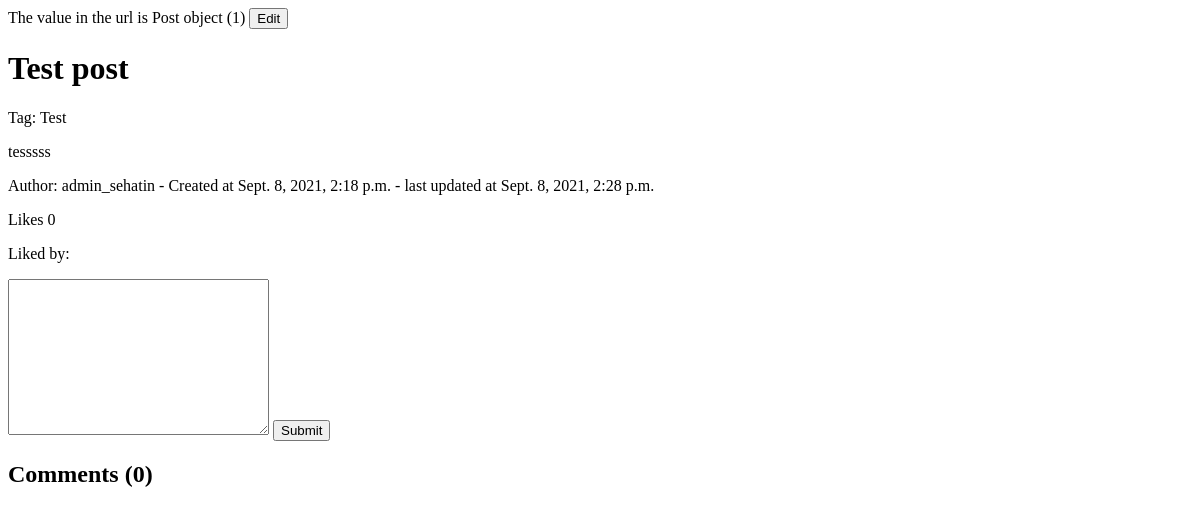
Page /post/1/Test-post on the earlier database version.
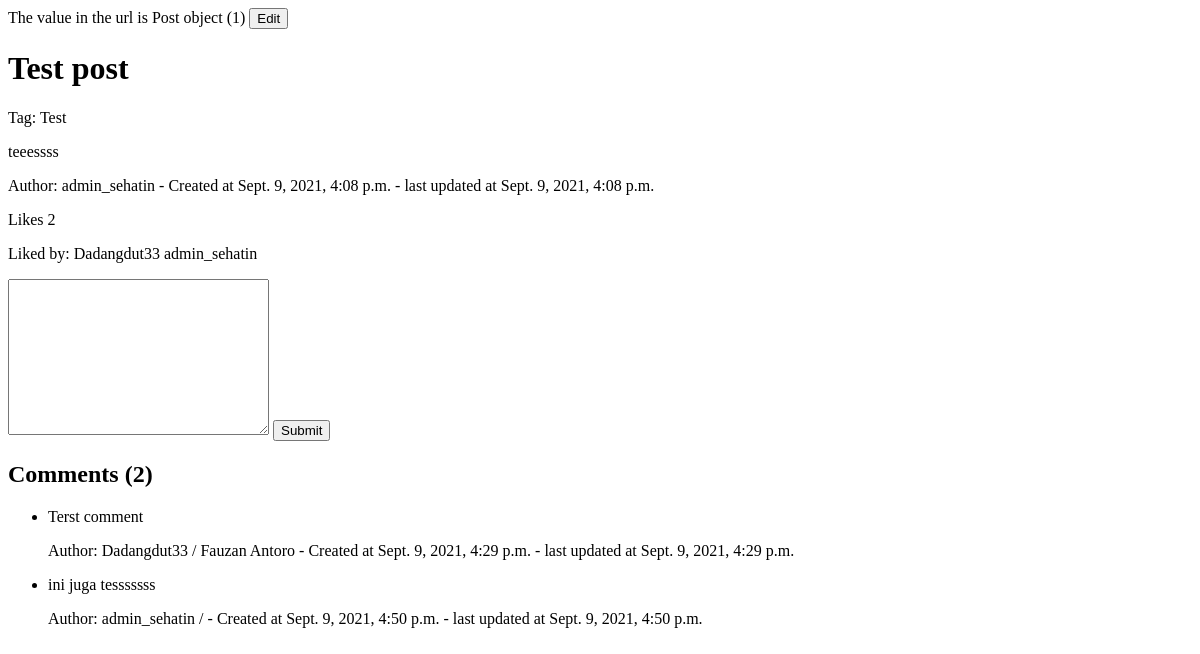
Same page on the later database version.
### sehat_in_webproject/models.py (models this page shows)
class Post(models.Model): # Post
    id = models.AutoField(primary_key=True)
    title = models.CharField(max_length=200)
    content = models.TextField()
    tag = models.ForeignKey(Tag, on_delete=models.CASCADE, null=True)
    created_at = models.DateTimeField(auto_now_add=True)
    updated_at = models.DateTimeField(auto_now=True)
    user = models.ForeignKey(User, on_delete=models.SET_NULL, null=True)

class Tag(models.Model): # Tag of a post, will be generated by admin only
    name = models.CharField(max_length=50)

class Like(models.Model): # Post like
    user = models.ForeignKey(User, on_delete=models.SET_NULL, null=True)
    post = models.ForeignKey(Post, on_delete=models.CASCADE)

class Comment(models.Model): # Comment of a post
    id = models.AutoField(primary_key=True)
    content = models.TextField()
    created_at = models.DateTimeField(auto_now_add=True)
    updated_at = models.DateTimeField(auto_now=True)
    post = models.ForeignKey(Post, on_delete=models.CASCADE)
    user = models.ForeignKey(User, on_delete=models.CASCADE)

### sehat_in_webproject/views.py (the view)
# urls.py: path('post/<str:id>/<str:title>', views.post_Url, name='post'), # Vanity url
def post_Url(request, id, title):
    if id is not None and title is not None:
        post = Post.objects.get(id=id)
        if post is not None:
            comments = Comment.objects.filter(post=post)
            likes = Like.objects.filter(post=post)
            return render(request, 'post.html', {'post': post, 'comments': comments, 'likes': likes})
        else:
            return HttpResponse('404')
    else:
        return HttpResponse('404')

### templates/post.html (shortened to what this page needs)
<!DOCTYPE html>
<html lang="en">
<head>
</head>
<body>
    The value in the url is {{ post }}
    <button onclick="editPost('{{ post.id }}', '{{ post.title }}')"">Edit</button>
    <div class="post">
        <h1>{{ post.title }}</a></h1>
        <p>Tag: {{ post.tag.name }}</p>
        <p>{{ post.content|slice:":50" }}</p>
        <p> Author: {{ post.user }} - Created at {{ post.created_at }} - last updated at {{ post.updated_at }}</p>
        <p>Likes {{ likes|length }}</p>
        <p> Liked by:
        {% for user in likes %}
        {{ user.user }}
        {% endfor %}
        </p>
    </div>
    <div class="comment-form" id="comment-form">
        <form action="/comment" method="post">
            <textarea name="content" id="" cols="30" rows="10"></textarea>
            <button type="submit">Submit</button>
        </form>
    </div>
    <div class="comment-box">
        <h2>Comments ({{ comments|length }})</h2>
        <ul>
            {% for comment in comments %}
            <li class="comment" id="{{ comment.id }}">
                <p>{{ comment.content }}</p>
                <p>Author: {{ comment.user.username }} / {{ comment.user.first_name }} {{ comment.user.last_name }} - Created at {{ comment.created_at }} - last updated at {{ comment.updated_at }}</p>
            </li>
            {% endfor %}
        </ul>
    </div>
</body>
</html>

Differences in the rows shown:
changed Post "Test post": content "tesssss" → "teeessss"; created_at "Sept. 8, 2021, 2:18 p.m." → "Sept. 9, 2021, 4:08 p.m."; updated_at "Sept. 8, 2021, 2:28 p.m." → "Sept. 9, 2021, 4:08 p.m."
added Like: user "Dadangdut33"
added Like: user "admin_sehatin"
added Comment: content "Terst comment", user.username "Dadangdut33", user.first_name "Fauzan", user.last_name "Antoro", created_at "Sept. 9, 2021, 4:29 p.m.", updated_at "Sept. 9, 2021, 4:29 p.m."
added Comment: content "ini juga tesssssss", user.username "admin_sehatin", created_at "Sept. 9, 2021, 4:50 p.m.", updated_at "Sept. 9, 2021, 4:50 p.m."
Other differences:
{{ likes|length }}: "0" → "2"
{{ comments|length }}: "0" → "2"
